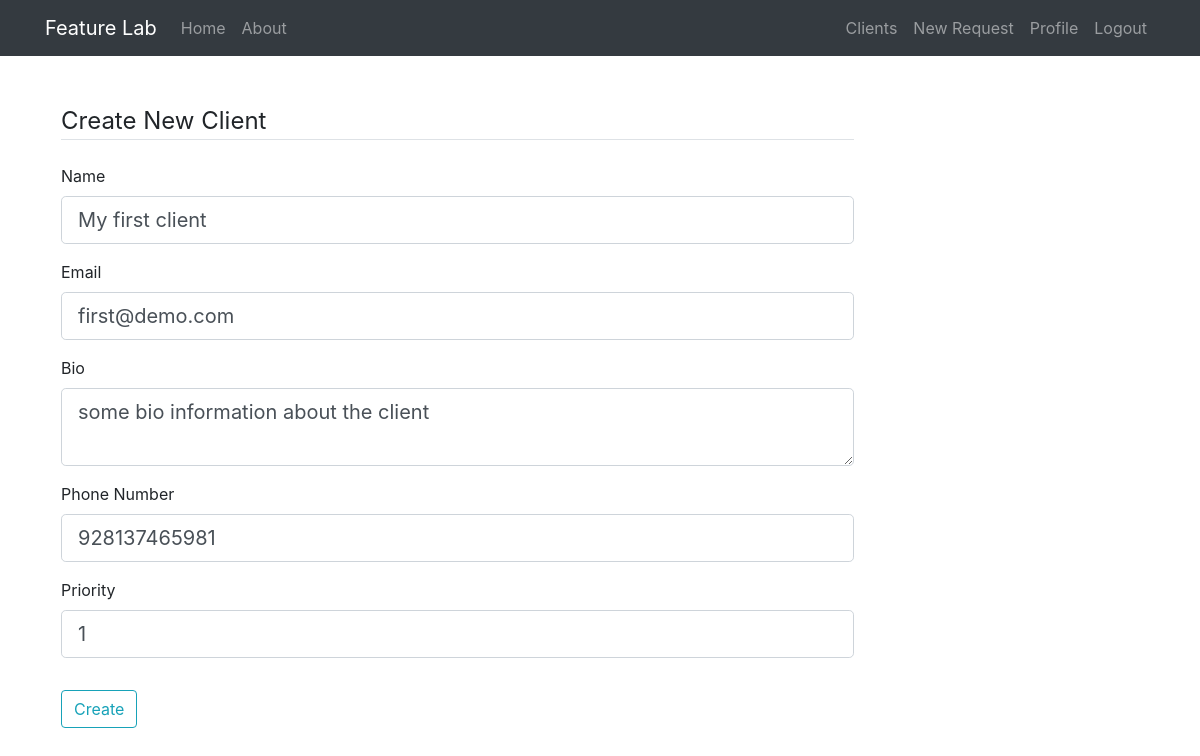
/client/1/update (signed in), run on an earlier commit of the app's database.
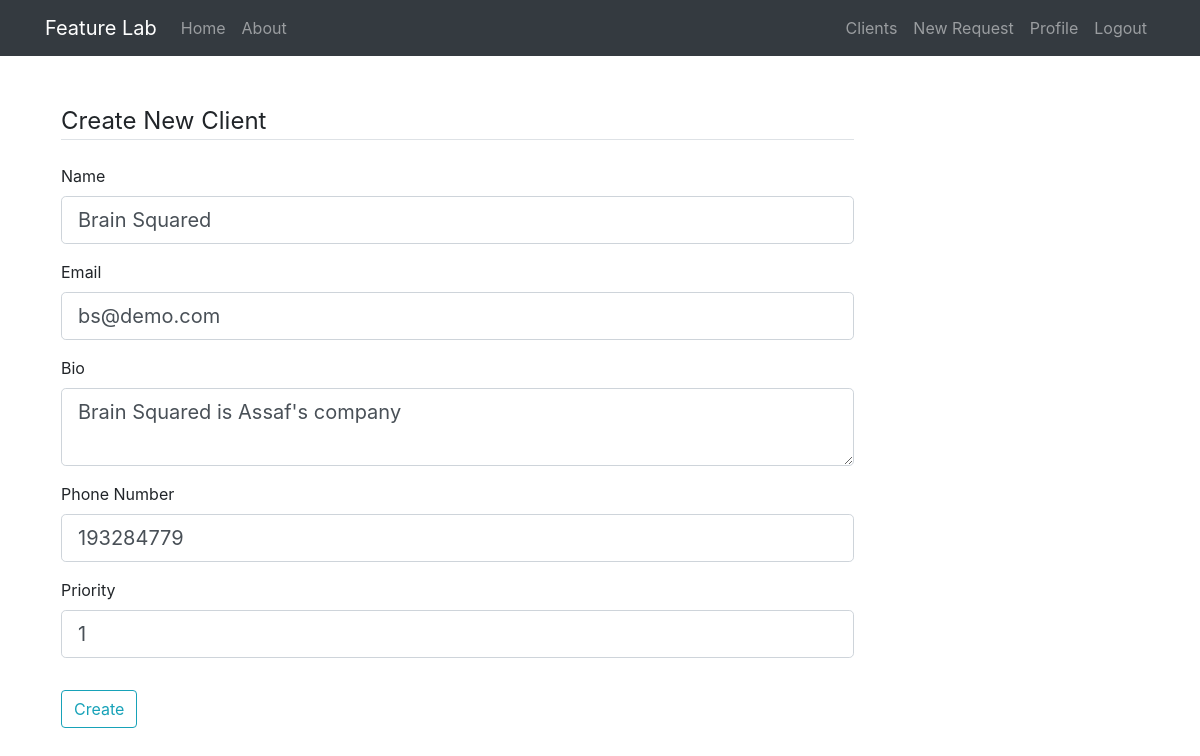
And on a later commit of the database.
### feature_lab/models.py (models this page shows, shortened)
class Client(db.Model):
    id = db.Column(db.Integer, primary_key=True)
    name = db.Column(db.String(20), unique=True, nullable=False)
    email = db.Column(db.String(120), unique=True, nullable=False)
    bio = db.Column(db.Text(), nullable=False)
    priority = db.Column(db.Integer, nullable=False)
    phone_number = db.Column(db.String(15))
    created_at = db.Column(db.DateTime, nullable=False, default=datetime.utcnow)
    products = db.relationship('Product', backref='owner', lazy=True)
    user_id = db.Column(db.Integer, db.ForeignKey('user.id'), nullable=False)

### feature_lab/clients/routes.py (the view, shortened to what this page needs)
@clients.route('/client/<int:client_id>/update', methods=['GET', 'POST'])
@login_required
def update_client(client_id):
    form = CreateClientForm()
    client = Client.query.get_or_404(client_id)
    if request.method == 'GET':
        form.name.data = client.name
        form.email.data = client.email
        form.bio.data = client.bio
        form.phone_number.data = client.phone_number
        form.priority.data = client.priority
        return render_template('create_client.html', form=form)

### feature_lab/clients/forms.py
class CreateClientForm(FlaskForm):
    name = StringField('Name',
                       validators=[DataRequired(), Length(min=8, max=50)])
    bio = TextAreaField('Bio',
                        validators=[DataRequired()])
    email = EmailField('Email',
                       validators=[DataRequired(), Email()])
    phone_number = IntegerField('Phone Number',
                                widget=NumberInput(min=0),
                                validators=[DataRequired()])
    priority = IntegerField('Priority', widget=NumberInput(min=0),
                            validators=[DataRequired()])
    submit = SubmitField('Create')

### feature_lab/models.py (called while the page is built)
@login_manager.user_loader
def load_user(user_id):
    return User.query.get(int(user_id))

### feature_lab/templates/create_client.html (shortened to what this page needs)
{% extends 'layout.html' %}
{% block content %}
    <div class="p-3">
        <form method="POST" action="">
            <fieldset class="form-group">
                <legend class="border-bottom mb-4">Create New Client</legend>
                <div class="form-group">
                    {{ form.name.label(class="form-control-label") }}
                    {% if form.name.errors %}
                        {{ form.name(class="form-control form-control-lg is-invalid") }}
                        <div class="invalid-feedback">
                            {% for error in form.name.errors %}
                                <span>{{ error }}</span>
                            {% endfor %}
                        </div>
                    {% else %}
                        {{ form.name(class="form-control form-control-lg") }}
                    {% endif%}
                </div>
                <div class="form-group">
                    {{ form.email.label(class="form-control-label") }}
                    {% if form.email.errors %}
                        {{ form.email(class="form-control form-control-lg is-invalid") }}
                        <div class="invalid-feedback">
                            {% for error in form.email.errors %}
                                <span>{{ error }}</span>
                            {% endfor %}
                        </div>
                    {% else %}
                        {{ form.email(class="form-control form-control-lg") }}
                    {% endif%}
                </div>
                <div class="form-group">
                    {{ form.bio.label(class="form-control-label") }}
                    {{ form.bio(class="form-control form-control-lg") }}
                </div>
                <div class="form-group">
                    {{ form.phone_number.label(class="form-control-label") }}
                    {{ form.phone_number(class="form-control form-control-lg") }}
                </div>
                <div class="form-group">
                    {{ form.priority.label(class="form-control-label") }}
                    {{ form.priority(class="form-control form-control-lg") }}
                </div>
            </fieldset>
            <div class="form-group">
                {{ form.submit(class="btn btn-outline-info") }}
            </div>
        </form>
    </div>
{% endblock content %}

What changed in the data, as far as the page shows it:
changed Client: name "My first client" → "Brain Squared"; email "first@demo.com" → "bs@demo.com"; bio "some bio information about the client" → "Brain Squared is Assaf's company"; phone_number "928137465981" → "193284779"
